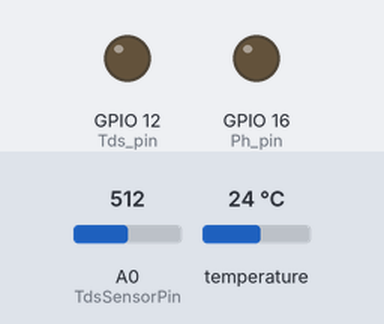
Recording of a sketch running on a simulated ESP8266 (NodeMCU). On the bench: output pins drawn as LEDs (lit = HIGH). The inputs (shaded band) are chosen by the test bench; at power-on: temperature 24 °C, A0 (TdsSensorPin) = 512. What the sketch prints to the serial monitor is not drawn.

Above: at 0.1 s.
At 2.0 s:
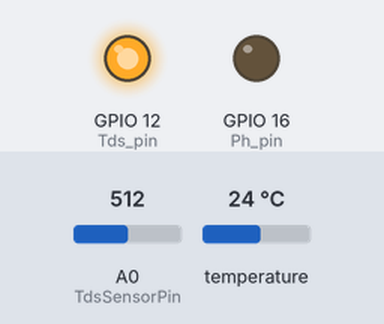
2.1 s: temperature set to 12 °C
5.3 s: A0 (TdsSensorPin) set to 716
9.1 s: temperature set to 19 °C
At 10.8 s:
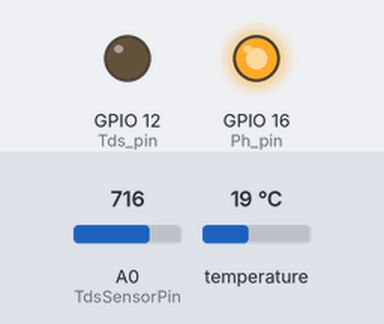
Timing chart, 0 to 12.3 s (numbered marks = the images above; inputs shaded):
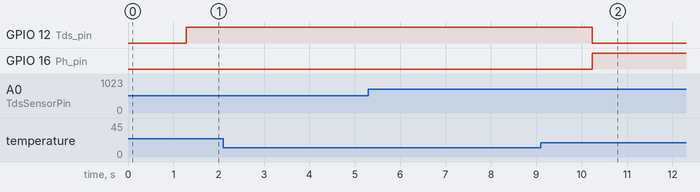

The sketch:

Tds_Ph.ino
```cpp
#include <espnow.h>
#include <EEPROM.h>
#include "GravityTDS.h"
#include <DallasTemperature.h>
#include <OneWire.h>
#include <Adafruit_GFX.h>
#include <Adafruit_SSD1306.h>


int sure = 10000;
long int x = 0;
long int y ;

#define TdsSensorPin A0
#define ONE_WIRE_BUS 15
#define Tds_pin  12
#define Ph_pin   16


float calibration_value = 21.34 - 0.7;
int phval = 0;
unsigned long int avgval;
int buffer_arr[10],temp;
float ph_act;

int ec;
float water_temp;
float tdsValue = 0;


unsigned long previousMillis = 0;
const long interval = 10000;

OneWire oneWire(ONE_WIRE_BUS);

DallasTemperature sensors(&oneWire);

GravityTDS gravityTds;


void setup()
{
  Serial.begin(115200);
  gravityTds.setPin(TdsSensorPin);
  gravityTds.setAref(3.3);  //reference voltage on ADC, default 5.0V on Arduino UNO
  gravityTds.setAdcRange(1024);  //1024 for 10bit ADC;4096 for 12bit ADC
  gravityTds.begin();  //initialization
  sensors.begin();

  pinMode(Tds_pin,OUTPUT);
  pinMode(Ph_pin,OUTPUT);
}


void loop()
{
  y = millis();
  if (y - x <= sure)
  {
    Tds_Temp_sensor();
  }

   else if (y - x > sure && y - x <= (sure * 2))
   {
    Ph_Sensor();
   }
   else
   {
    x = millis();
   }
}


void Ph_Sensor ()
{
  digitalWrite(Tds_pin,LOW);
  digitalWrite(Ph_pin,HIGH);

  for(int i=0;i<10;i++)
  {
    buffer_arr[i]=analogRead(A0);
    delay(30);
  }

  for(int i=0;i<9;i++)
  {
    for(int j=i+1;j<10;j++)
    {
      if(buffer_arr[i]>buffer_arr[j])
      {
        temp=buffer_arr[i];
        buffer_arr[i]=buffer_arr[j];
        buffer_arr[j]=temp;
      }
    }
  }

  avgval=0;
  for(int i=2;i<8;i++) avgval+=buffer_arr[i];
  float volt=(float)avgval*3.3/1024/6;
  ph_act = -5.70 * volt + calibration_value;

 Serial.print("pH Val: ");
 Serial.println(ph_act);
 delay(1000);

}


void Tds_Temp_sensor ()
{
  sensors.requestTemperatures();
  water_temp = sensors.getTempCByIndex(0);
  Serial.print("Su sıcaklığı : ");
  Serial.println(water_temp);
  delay(500);
  digitalWrite(Ph_pin,LOW);
  digitalWrite(Tds_pin,HIGH);
  gravityTds.setTemperature((sensors.getTempCByIndex(0))-2);  // set the temperature and execute temperature compensation
  gravityTds.update();  //sample and calculate
  tdsValue = gravityTds.getTdsValue();  // then get the value
  Serial.print("EC : ");
  ec = (tdsValue*2);
  Serial.println(ec,0);
}

void analog_read ()
{

}
```

Measured:
- after the input at 2.1 s, every drawn part: stays the same
- after the input at 5.3 s, every drawn part: stays the same
